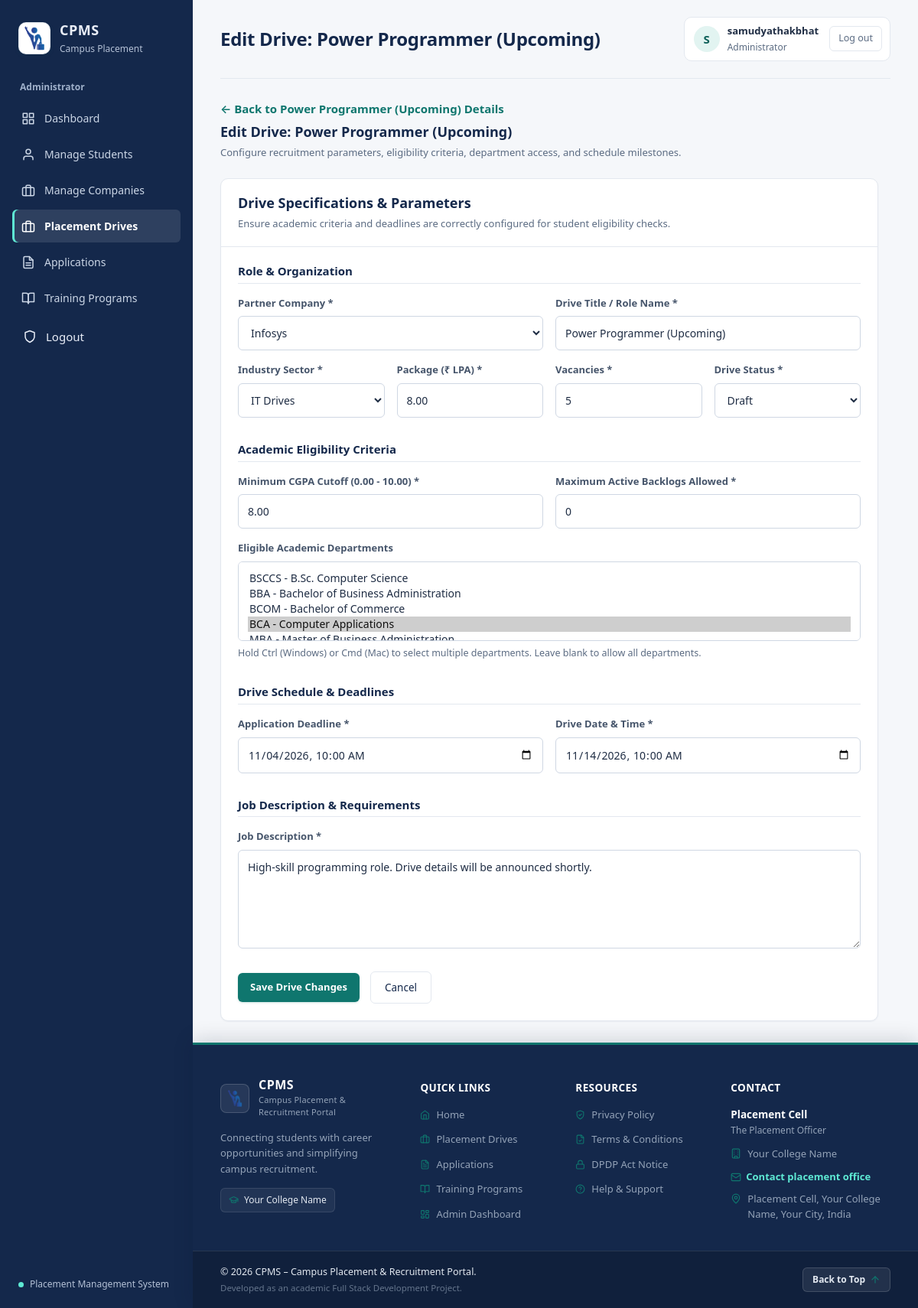
/admin-dashboard/drives/9/edit/ (signed in), run on the app's committed database.
### recruitment/models.py (models this page shows, shortened)
class PlacementDrive(models.Model):
    class Category(models.TextChoices):
        IT = "IT", "IT Drives"
        CORE = "CORE", "Core Engineering"
        BANKING = "BANKING", "Banking & Finance"
    class Status(models.TextChoices):
        DRAFT = "DRAFT", "Draft"
        OPEN = "OPEN", "Open"
        CLOSED = "CLOSED", "Closed"
        COMPLETED = "COMPLETED", "Completed"
    company = models.ForeignKey(
        Company,
        on_delete=models.PROTECT,
        related_name="drives"
    )
    title = models.CharField(max_length=150)
    category = models.CharField(
        max_length=10,
        choices=Category.choices
    )
    job_description = models.TextField()
    package_lpa = models.DecimalField(
        max_digits=6,
        decimal_places=2,
        validators=[MinValueValidator(0)]
    )
    minimum_cgpa = models.DecimalField(
        max_digits=4,
        decimal_places=2,
        default=0,
        validators=[
            MinValueValidator(0),
            MaxValueValidator(10)
        ]
    )
    maximum_backlogs = models.PositiveSmallIntegerField(default=0)
    eligible_departments = models.ManyToManyField(
        Department,
        blank=True,
        related_name="placement_drives"
    )
    application_deadline = models.DateTimeField()
    drive_date = models.DateTimeField()
    vacancies = models.PositiveIntegerField(default=1)
    status = models.CharField(
        max_length=10,
        choices=Status.choices,
        default=Status.DRAFT
    )
    created_at = models.DateTimeField(auto_now_add=True)
    class Meta:
        ordering = ["-drive_date"]

### accounts/admin_views.py (the view)
# urls.py: path("admin-dashboard/drives/<int:pk>/edit/", admin_views.admin_drive_edit_view, name="admin_drive_edit"),
@staff_required
def admin_drive_edit_view(request, pk):
    drive = get_object_or_404(PlacementDrive, pk=pk)
    form = PlacementDriveForm(request.POST or None, instance=drive)
    if request.method == "POST" and form.is_valid():
        drive = form.save()
        messages.success(
            request, f"Placement drive '{drive.title}' updated successfully."
        )
        return redirect("admin_drive_detail", pk=drive.pk)
    context = {
        "drive": drive,
        "form": form,
        "action_title": f"Edit Drive: {drive.title}",
    }
    return render(request, "admin_portal/drives/form.html", context)

### accounts/context_processors.py (called while the page is built)
def legal(request):
    return {
        "INSTITUTION_NAME": settings.INSTITUTION_NAME,
        "INSTITUTION_CITY": settings.INSTITUTION_CITY,
        "INSTITUTION_ADDRESS": settings.INSTITUTION_ADDRESS,
        "PRIVACY_CONTACT_EMAIL": settings.PRIVACY_CONTACT_EMAIL,
        "GRIEVANCE_OFFICER": settings.GRIEVANCE_OFFICER,
        "DATA_RETENTION_YEARS": settings.DATA_RETENTION_YEARS,
        "POLICY_VERSION": settings.POLICY_VERSION,
        "POLICY_LAST_UPDATED": settings.POLICY_LAST_UPDATED,
    }

### accounts/models.py (called while the page is built)
    def __str__(self):
        return f"{self.code} - {self.name}"

### recruitment/models.py (called while the page is built)
    def __str__(self):
        return self.name

### templates/admin_portal/drives/form.html (shortened to what this page needs)
{% extends "base.html" %}
{% block page_heading %}{{ action_title }}{% endblock %}
{% block content %}
<div class="welcome-row">
    <div>
        {% if drive %}
            <a class="text-link" href="{% url 'admin_drive_detail' drive.pk %}" style="display: inline-block; margin-bottom: 8px;">
                &larr; Back to {{ drive.title }} Details
            </a>
        {% else %}
            <a class="text-link" href="{% url 'admin_drive_list' %}" style="display: inline-block; margin-bottom: 8px;">
                &larr; Back to Drives Directory
            </a>
        {% endif %}
        <h2>{{ action_title }}</h2>
        <p>Configure recruitment parameters, eligibility criteria, department access, and schedule milestones.</p>
    </div>
</div>
<div style="max-width: 860px;">
    <section class="panel">
        <div class="panel-heading">
            <h2>Drive Specifications & Parameters</h2>
            <p>Ensure academic criteria and deadlines are correctly configured for student eligibility checks.</p>
        </div>
        <form method="post" class="stack-form padded" novalidate>
            <h3 style="font-size: 15px; color: var(--navy); margin: 0; padding-bottom: 6px; border-bottom: 1px solid var(--border);">
                Role & Organization
            </h3>
            <div style="display: grid; grid-template-columns: repeat(auto-fit, minmax(240px, 1fr)); gap: 16px;">
                <div class="field">
                    <label for="{{ form.company.id_for_label }}">Partner Company *</label>
                    {{ form.company }}
                </div>
                <div class="field">
                    <label for="{{ form.title.id_for_label }}">Drive Title / Role Name *</label>
                    {{ form.title }}
                </div>
            </div>
            <div style="display: grid; grid-template-columns: repeat(auto-fit, minmax(180px, 1fr)); gap: 16px;">
                <div class="field">
                    <label for="{{ form.category.id_for_label }}">Industry Sector *</label>
                    {{ form.category }}
                </div>
                <div class="field">
                    <label for="{{ form.package_lpa.id_for_label }}">Package (₹ LPA) *</label>
                    {{ form.package_lpa }}
                </div>
                <div class="field">
                    <label for="{{ form.vacancies.id_for_label }}">Vacancies *</label>
                    {{ form.vacancies }}
                </div>
                <div class="field">
                    <label for="{{ form.status.id_for_label }}">Drive Status *</label>
                    {{ form.status }}
                </div>
            </div>
            <h3 style="font-size: 15px; color: var(--navy); margin: 16px 0 0 0; padding-bottom: 6px; border-bottom: 1px solid var(--border);">
                Academic Eligibility Criteria
            </h3>
            <div style="display: grid; grid-template-columns: repeat(auto-fit, minmax(240px, 1fr)); gap: 16px;">
                <div class="field">
                    <label for="{{ form.minimum_cgpa.id_for_label }}">Minimum CGPA Cutoff (0.00 - 10.00) *</label>
                    {{ form.minimum_cgpa }}
                </div>
                <div class="field">
                    <label for="{{ form.maximum_backlogs.id_for_label }}">Maximum Active Backlogs Allowed *</label>
                    {{ form.maximum_backlogs }}
                </div>
            </div>
            <div class="field">
                <label for="{{ form.eligible_departments.id_for_label }}">Eligible Academic Departments</label>
                {{ form.eligible_departments }}
                <span class="field-help">Hold Ctrl (Windows) or Cmd (Mac) to select multiple departments. Leave blank to allow all departments.</span>
            </div>
            <h3 style="font-size: 15px; color: var(--navy); margin: 16px 0 0 0; padding-bottom: 6px; border-bottom: 1px solid var(--border);">
                Drive Schedule & Deadlines
            </h3>
            <div style="display: grid; grid-template-columns: repeat(auto-fit, minmax(240px, 1fr)); gap: 16px;">
                <div class="field">
                    <label for="{{ form.application_deadline.id_for_label }}">Application Deadline *</label>
                    {{ form.application_deadline }}
                </div>
                <div class="field">
                    <label for="{{ form.drive_date.id_for_label }}">Drive Date & Time *</label>
                    {{ form.drive_date }}
                </div>
            </div>
            <h3 style="font-size: 15px; color: var(--navy); margin: 16px 0 0 0; padding-bottom: 6px; border-bottom: 1px solid var(--border);">
                Job Description & Requirements
            </h3>
            <div class="field">
                <label for="{{ form.job_description.id_for_label }}">Job Description *</label>
                {{ form.job_description }}
            </div>
            <div class="button-row" style="margin-top: 14px;">
                <button type="submit" class="primary-button">
                    {% if drive %}Save Drive Changes{% else %}Publish Placement Drive{% endif %}
                </button>
                {% if drive %}
                    <a href="{% url 'admin_drive_detail' drive.pk %}" style="display: inline-block; padding: 10px 18px; border: 1px solid var(--border); border-radius: var(--radius-sm); color: var(--navy); font-weight: 500; font-size: 13.5px; text-decoration: none; background: #fff;">
                        Cancel
                    </a>
                {% else %}
                    <a href="{% url 'admin_drive_list' %}" style="display: inline-block; padding: 10px 18px; border: 1px solid var(--border); border-radius: var(--radius-sm); color: var(--navy); font-weight: 500; font-size: 13.5px; text-decoration: none; background: #fff;">
                        Cancel
                    </a>
                {% endif %}
            </div>
        </form>
    </section>
</div>
{% endblock %}

### templates/base.html (shortened to what this page needs)
{% load static %}
<!DOCTYPE html>
<html lang="en">
<head>
    <link rel="stylesheet" href="{% static 'css/style.css' %}?v=4">
</head>
<body>
    {% with page=request.resolver_match.url_name %}
    <div class="app-shell" id="top">
        <aside class="sidebar">
            <a class="brand" href="/">
                <span class="brand-mark">
                    <img src="{% static 'images/cpms_emblem.png' %}" alt="CPMS" class="brand-logo-img">
                </span>
                <span>
                    <strong>CPMS</strong>
                    <small>Campus Placement</small>
                </span>
            </a>
            {% if user.is_staff or user.is_superuser %}
            <p class="nav-label">Administrator</p>
            <nav class="navigation">
                <a data-icon="grid" class="nav-link {% if page == 'staff_dashboard' or page == 'admin_dashboard' %}active{% endif %}" href="{% url 'admin_dashboard' %}">Dashboard</a>
                <a data-icon="user" class="nav-link {% if 'admin_student' in page %}active{% endif %}" href="{% url 'admin_student_list' %}">Manage Students</a>
                <a data-icon="briefcase" class="nav-link {% if 'admin_company' in page %}active{% endif %}" href="{% url 'admin_company_list' %}">Manage Companies</a>
                <a data-icon="briefcase" class="nav-link {% if 'admin_drive' in page or page == 'placement_drives' or page == 'drive_detail' %}active{% endif %}" href="{% url 'admin_drive_list' %}">Placement Drives</a>
                <a data-icon="file" class="nav-link {% if 'admin_application' in page or page == 'manage_applications' %}active{% endif %}" href="{% url 'admin_application_list' %}">Applications</a>
                <a data-icon="book" class="nav-link {% if 'admin_training' in page %}active{% endif %}" href="{% url 'admin_training_list' %}">Training Programs</a>
                <form method="post" action="{% url 'accounts:logout' %}" style="display: block; width: 100%; margin-top: 4px;">
                    <button type="submit" class="nav-link" data-icon="shield" style="width: 100%; text-align: left; background: none; border: none; cursor: pointer; color: inherit; font: inherit; padding: 10px 14px;">
                        Logout
                    </button>
                </form>
            </nav>
            {% endif %}
            <div class="sidebar-footer">
                <span class="status-dot"></span>
                <span>Placement Management System</span>
            </div>
        </aside>
        <main class="main-content">
            <header class="topbar">
                <h1>{% block page_heading %}Dashboard{% endblock %}</h1>
                <div class="user-chip">
                    <span class="avatar" aria-hidden="true">{{ user.username|slice:":1"|upper }}</span>
                    <span>
                        <strong>{{ user.get_full_name|default:user.username }}</strong>
                        <small>{% if user.is_staff or user.is_superuser %}Administrator{% else %}Student{% endif %}</small>
                    </span>
                    <form method="post" action="{% url 'accounts:logout' %}" class="logout-form">
                        <button type="submit" class="logout-button">Log out</button>
                    </form>
                </div>
            </header>
            <section class="page-content">
                {% block content %}{% endblock %}
            </section>
            {% include "includes/footer.html" %}
        </main>
    </div>
    {% endwith %}
</body>
</html>

### data on the page
PlacementDrive: title "Power Programmer (Upcoming)", company "Infosys", category "IT Drives", package_lpa "8.00", vacancies "5", status "Draft", minimum_cgpa "8.00", maximum_backlogs "0", application_deadline "11/04/2026 10:00", drive_date "11/14/2026 10:00", job_description "High-skill programming role. Drive details will be announced shortly."

### other printed values
{{ action_title }} "Edit Drive: Power Programmer (Upcoming)"
{{ user.username|slice:":1"|upper }} "S"
{{ user.get_full_name|default:user.username }} "samudyathakbhat"
{{ INSTITUTION_NAME }} "Your College Name"
{{ GRIEVANCE_OFFICER }} "The Placement Officer"
{{ INSTITUTION_ADDRESS }} "Placement Cell, Your College Name, Your City, India"
